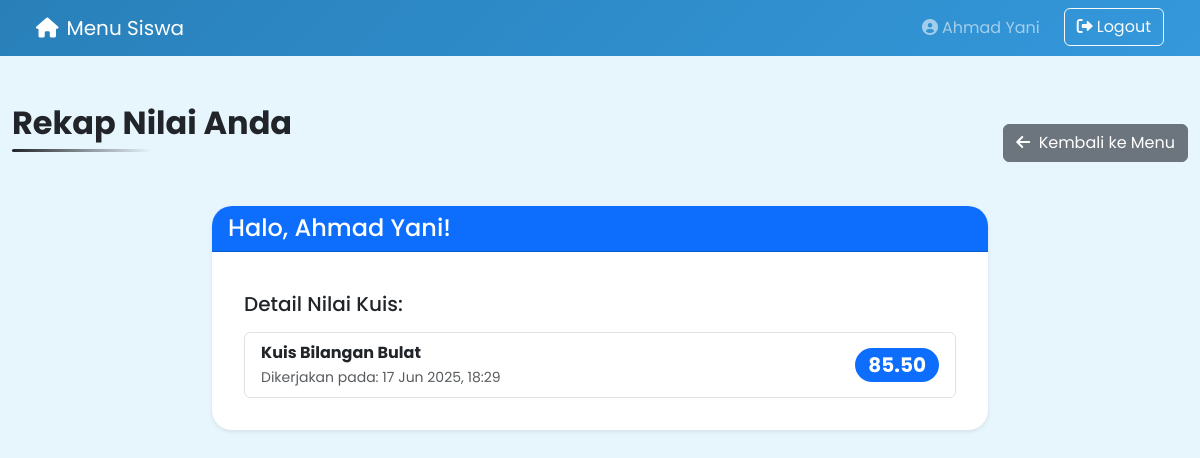
Screenshot of /siswa/nilai.php (signed in) with the database file from the repository.
### tables this page shows
CREATE TABLE `nilai` (
  `id` int(11) NOT NULL,
  `kuis_id` int(11) NOT NULL,
  `siswa_id` int(11) NOT NULL,
  `nilai` decimal(5,2) NOT NULL,
  `tanggal_pengerjaan` timestamp NOT NULL DEFAULT current_timestamp()
);

CREATE TABLE `kuis` (
  `id` int(11) NOT NULL,
  `kelas_id` int(11) NOT NULL,
  `judul_kuis` varchar(255) NOT NULL,
  `created_at` timestamp NOT NULL DEFAULT current_timestamp()
);

### siswa/nilai.php (the view, shortened to what this page needs)
<?php
$siswa_id = $_SESSION['userId'];
$nama_lengkap = $_SESSION['namaLengkap'];
$database = new Database();
$db = $database->getConnection();
$query = "SELECT n.nilai, n.tanggal_pengerjaan, k.judul_kuis
          FROM nilai n
          JOIN kuis k ON n.kuis_id = k.id
          WHERE n.siswa_id = :siswa_id
          ORDER BY n.tanggal_pengerjaan DESC";
$stmt = $db->prepare($query);
$stmt->bindParam(':siswa_id', $siswa_id);
$stmt->execute();
$scores = $stmt->fetchAll(PDO::FETCH_ASSOC);
?>
<!DOCTYPE html>
<html lang="id">
<head>
    <link href="https://cdn.jsdelivr.net/npm/bootstrap@5.3.2/dist/css/bootstrap.min.css" rel="stylesheet" />
    <link rel="stylesheet" href="https://cdnjs.cloudflare.com/ajax/libs/font-awesome/6.0.0/css/all.min.css" />
    <link rel="stylesheet" href="../style.css" />
</head>
<body class="siswa-theme">
    <nav class="navbar navbar-expand-lg navbar-dark px-4">
        <div class="container">
            <a class="navbar-brand" href="../siswa.php"><i class="fas fa-home me-2"></i>Menu Siswa</a>
            <div class="collapse navbar-collapse">
                <ul class="navbar-nav ms-auto">
                    <li class="nav-item">
                        <span class="nav-link me-3"><i class="fas fa-user-circle me-1"></i><span><?php echo htmlspecialchars($nama_lengkap); ?></span></span>
                    </li>
                    <li class="nav-item">
                        <a href="../logout.php" class="btn btn-outline-light"><i class="fas fa-sign-out-alt me-1"></i>Logout</a>
                    </li>
                </ul>
            </div>
        </div>
    </nav>
    <div class="container py-5">
        <div class="d-flex justify-content-between align-items-center mb-4">
            <h2>Rekap Nilai Anda</h2>
            <a href="../siswa.php" class="btn btn-secondary">
                <i class="fas fa-arrow-left me-1"></i> Kembali ke Menu
            </a>
        </div>
        <div class="row justify-content-center">
            <div class="col-md-8">
                <div class="card shadow-sm">
                    <div class="card-header bg-primary text-white">
                        <h4 class="mb-0">Halo, <?php echo htmlspecialchars($nama_lengkap); ?>!</h4>
                    </div>
                    <div class="card-body p-4">
                        <h5 class="mt-2 mb-3">Detail Nilai Kuis:</h5>
                        <?php if (empty($scores)): ?>
                            <div class="alert alert-info">Belum ada riwayat kuis yang Anda kerjakan.</div>
                        <?php else: ?>
                            <ul class="list-group">
                            <?php foreach ($scores as $score): ?>
                                <li class="list-group-item d-flex justify-content-between align-items-center">
                                    <div>
                                        <strong><?php echo htmlspecialchars($score['judul_kuis']); ?></strong>
                                        <br>
                                        <small class="text-muted">Dikerjakan pada: <?php echo date('d M Y, H:i', strtotime($score['tanggal_pengerjaan'])); ?></small>
                                    </div>
                                    <span class="badge bg-primary rounded-pill fs-5"><?php echo number_format($score['nilai'], 2); ?></span>
                                </li>
                            <?php endforeach; ?>
                            </ul>
                        <?php endif; ?>
                    </div>
                </div>
            </div>
        </div>
    </div>
</body>
</html>

### style.css (style rules this page uses)
:root { --siswa-gradient: linear-gradient(135deg, #2980b9 0%, #3498db 100%); --siswa-accent: #3498db; --siswa-light: #e7f5fd; --guru-gradient: linear-gradient(135deg, #16a085 0%, #2ecc71 100%); --guru-accent: #16a085; --guru-light: #e8f8f5; --admin-gradient: linear-gradient(135deg, #8e44ad 0%, #9b59b6 100%); --admin-accent: #8e44ad; --admin-light: #f4ecf7; --login-gradient: linear-gradient(135deg, #6a11cb 0%, #2575fc 100%); }
body, html { font-family: 'Poppins', sans-serif; margin: 0; padding: 0; height: 100%; background-color: #f9fafb; }
.container { max-width: 1200px; }
.card { border: none; border-radius: 20px; overflow: hidden; box-shadow: 0 15px 30px rgba(0, 0, 0, 0.1); transition: all 0.3s ease; margin-bottom: 20px; }
.card-body { padding: 2rem !important; }
body.siswa-theme { background-color: var(--siswa-light); }
.siswa-theme .navbar { background: var(--siswa-gradient) !important; }
h2 { font-weight: 700; margin-bottom: 30px; position: relative; display: inline-block; padding-bottom: 10px; }
h2:after { content: ''; position: absolute; bottom: 0; left: 0; width: 50%; height: 3px; background: linear-gradient(to right, currentColor, transparent); border-radius: 10px; }

### rows the page displays
nilai: kuis.judul_kuis "Kuis Bilangan Bulat", tanggal_pengerjaan "17 Jun 2025, 18:29", nilai "85.50"

### other values shown
$nama_lengkap "Ahmad Yani"
